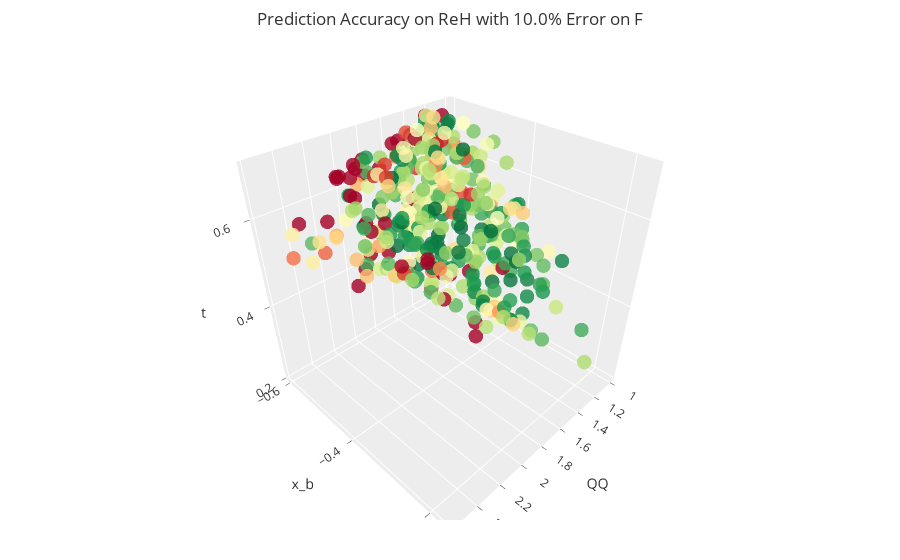

Here is the notebook cell this chart was saved with:
### Code cell
plotInteractive(0.1, 403, 'ReH')

### Figure 1 — Plotly figure (JSON) as saved in the notebook; plotly's stock layout.template omitted (floating-point values rounded to 4 significant figures; data arrays with more than 128 entries replaced by an {"elided": "..."} marker saying what was removed)
{"data": [{"marker": {"color": {"elided": "403 float values"}, "colorscale": [[0, "rgb(165,0,38)"], [0.1, "rgb(215,48,39)"], [0.2, "rgb(244,109,67)"], [0.3, "rgb(253,174,97)"], [0.4, "rgb(254,224,139)"], [0.5, "rgb(255,255,191)"], [0.6, "rgb(217,239,139)"], [0.7, "rgb(166,217,106)"], [0.8, "rgb(102,189,99)"], [0.9, "rgb(26,152,80)"], [1, "rgb(0,104,55)"]], "opacity": 0.8, "size": 5}, "mode": "markers", "type": "scatter3d", "x": {"elided": "403 float values"}, "y": {"elided": "403 float values"}, "z": {"elided": "403 float values"}}], "layout": {"margin": {"b": 40, "l": 0, "r": 0, "t": 50}, "scene": {"aspectmode": "cube", "xaxis": {"title": {"text": "QQ"}}, "yaxis": {"title": {"text": "x_b"}}, "zaxis": {"title": {"text": "t"}}}, "title": {"text": "Prediction Accuracy on ReH with 10.0% Error on F"}}}
